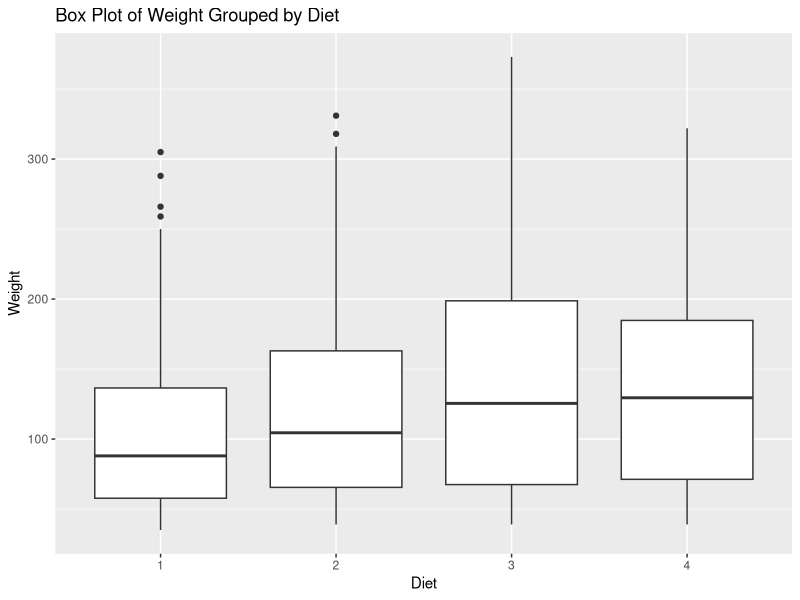
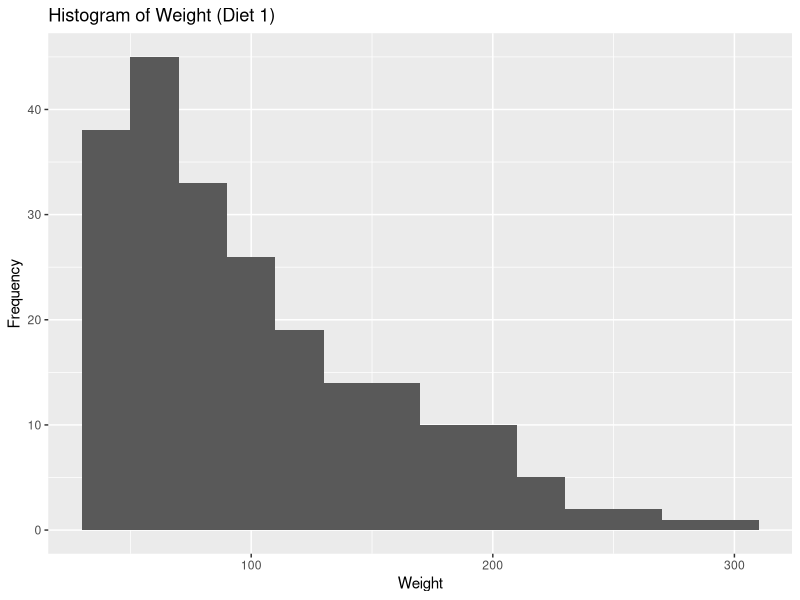

Here is the R script that generated these plots, in order:
# Load the ChickWeight dataset
data("ChickWeight")

# Load the ggplot2 library
library(ggplot2)

# a. Box plot for "weight" grouped by "Diet"
boxplot_plot <- ggplot(ChickWeight, aes(x = factor(Diet), y = weight)) +
  geom_boxplot() +
  labs(x = "Diet", y = "Weight", title = "Box Plot of Weight Grouped by Diet")

# b. Histogram for "weight" features belonging to Diet-1 category
histogram_plot <- ggplot(subset(ChickWeight, Diet == 1), aes(x = weight)) +
  geom_histogram(binwidth = 20) +
  labs(x = "Weight", y = "Frequency", title = "Histogram of Weight (Diet 1)")


# Display the plots
print(boxplot_plot)
print(histogram_plot)

